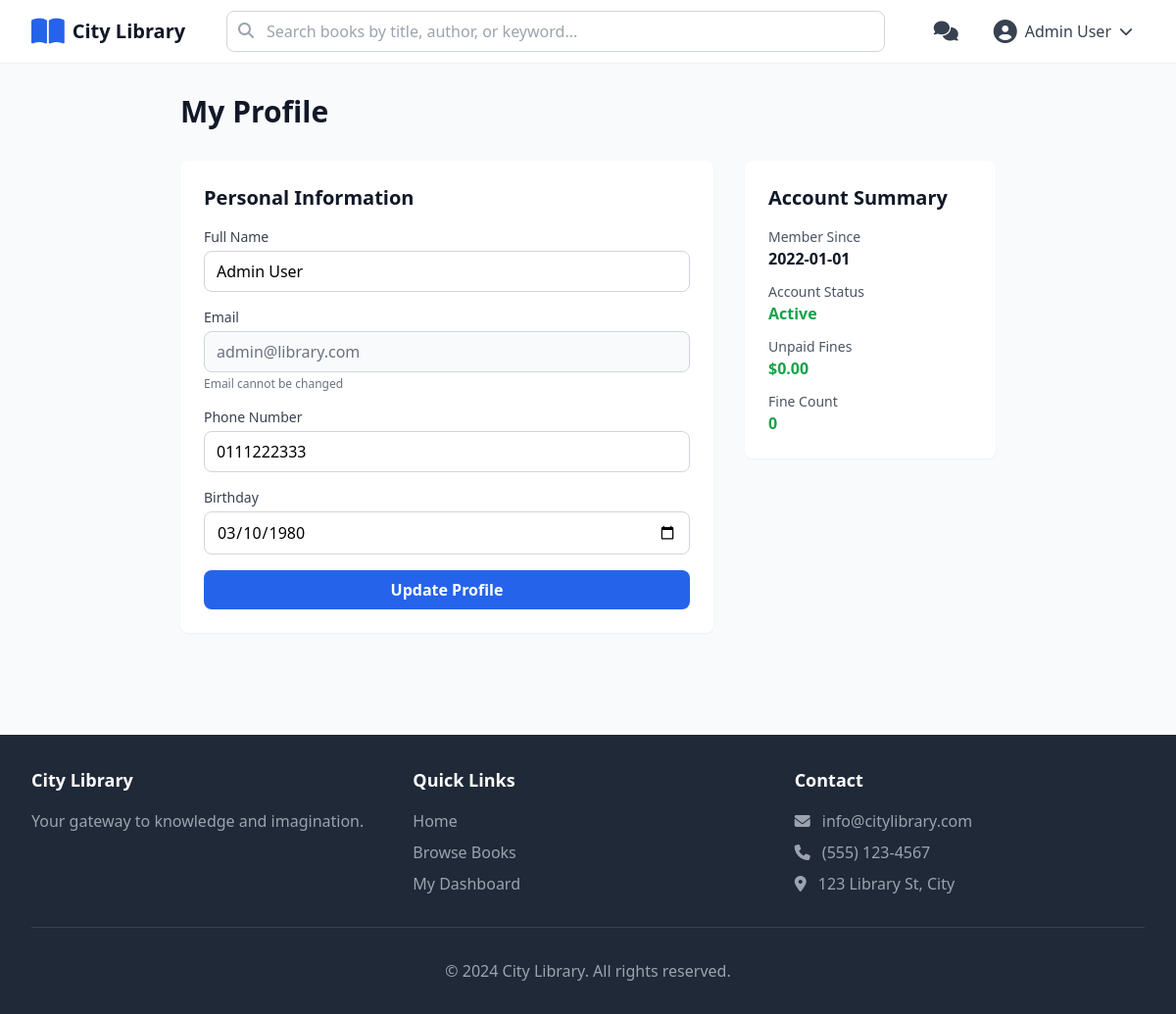
Screenshot of /user/profile (signed in) with the database file from the repository.
### tables this page shows
CREATE TABLE users (
            id TEXT PRIMARY KEY,
            email TEXT UNIQUE NOT NULL,
            password TEXT NOT NULL,
            name TEXT NOT NULL,
            phone TEXT NOT NULL,
            birthday TEXT,
            role TEXT NOT NULL DEFAULT 'user',
            member_since TEXT NOT NULL,
            is_locked INTEGER DEFAULT 0,
            fines REAL DEFAULT 0.0,
            violations INTEGER DEFAULT 0,
            favorites TEXT DEFAULT '[]'
        );

### routes/user_routes.py (the view)
@user_bp.route('/profile', methods=['GET', 'POST'])
@login_required
def profile():
    user = User.get_by_id(session['user_id'])
    if request.method == 'POST':
        name = request.form.get('name')
        phone = request.form.get('phone')
        birthday = request.form.get('birthday')
        success, message = user.update(name, phone, birthday)
        flash(message, 'success' if success else 'error')
    return render_template('pages/user/profile.html', user=user)

### models/chat_message.py (called while the page is built)
    @staticmethod
    def get_unread_count(user_id: str) -> int:
        db = get_db()
        row = db.execute('''
            SELECT COUNT(*) as count FROM chat_messages
            WHERE receiver_id = ? AND is_read = 0
        ''', (user_id,)).fetchone()
        return row['count']

### models/database.py (called while the page is built)
def get_db() -> sqlite3.Connection:
    if 'db' not in g:
        os.makedirs(os.path.dirname(Config.DATABASE_PATH), exist_ok=True)
        g.db = sqlite3.connect(
            Config.DATABASE_PATH,
            detect_types=sqlite3.PARSE_DECLTYPES
        )
        g.db.row_factory = sqlite3.Row
    return g.db

### models/notification.py (called while the page is built)
    @staticmethod
    def get_unread_count(user_id: str) -> int:
        db = get_db()
        row = db.execute('''
            SELECT COUNT(*) as count FROM notifications
            WHERE user_id = ? AND is_read = 0
        ''', (user_id,)).fetchone()
        return row['count']

### models/user.py (called while the page is built)
def _get_admin_class():
    from models.admin import Admin
    return Admin

def get_user_by_role(row_data: dict) -> User:
    role = row_data.get('role', 'user')
    if role == 'admin':
        Admin = _get_admin_class()
        return Admin(**row_data)
    elif role == 'staff':
        Staff = _get_staff_class()
        return Staff(**row_data)
    else:
        return User(**row_data)

    @staticmethod
    def get_user_or_guest(user_id: Optional[str]) -> 'User':
        if not user_id:
            return Guest()
        user = User.get_by_id(user_id)
        return user if user else Guest()

    @staticmethod
    def get_by_id(user_id: str) -> Optional['User']:
        db = get_db()
        row = db.execute(
            'SELECT * FROM users WHERE id = ?',
            (user_id,)
        ).fetchone()
        if not row:
            return None
        return get_user_by_role(dict(row))

### templates/pages/user/profile.html (shortened to what this page needs)
{% extends "layout.html" %}
{% block content %}
<div class="max-w-4xl mx-auto px-4 sm:px-6 lg:px-8 py-8">
    <h1 class="text-3xl font-bold text-gray-900 mb-8">My Profile</h1>
    <div class="grid grid-cols-1 md:grid-cols-3 gap-8">
        <div class="md:col-span-2">
            <div class="bg-white rounded-lg shadow-sm p-6 mb-6">
                <h2 class="text-xl font-semibold text-gray-900 mb-4">Personal Information</h2>
                <form method="POST" action="{{ url_for('user.profile') }}">
                    <div class="space-y-4">
                        <div>
                            <label class="block text-sm font-medium text-gray-700 mb-1">Full Name</label>
                            <input
                                type="text"
                                name="name"
                                value="{{ user.name }}"
                                class="w-full px-3 py-2 border border-gray-300 rounded-lg focus:outline-none focus:ring-2 focus:ring-blue-500"
                            />
                        </div>
                        <div>
                            <label class="block text-sm font-medium text-gray-700 mb-1">Email</label>
                            <input
                                type="email"
                                value="{{ user.email }}"
                                disabled
                                class="w-full px-3 py-2 border border-gray-300 rounded-lg bg-gray-50 text-gray-500"
                            />
                            <p class="text-xs text-gray-500 mt-1">Email cannot be changed</p>
                        </div>
                        <div>
                            <label class="block text-sm font-medium text-gray-700 mb-1">Phone Number</label>
                            <input
                                type="tel"
                                name="phone"
                                value="{{ user.phone }}"
                                class="w-full px-3 py-2 border border-gray-300 rounded-lg focus:outline-none focus:ring-2 focus:ring-blue-500"
                            />
                        </div>
                        <div>
                            <label class="block text-sm font-medium text-gray-700 mb-1">Birthday</label>
                            <input
                                type="date"
                                name="birthday"
                                value="{{ user.birthday }}"
                                class="w-full px-3 py-2 border border-gray-300 rounded-lg focus:outline-none focus:ring-2 focus:ring-blue-500"
                            />
                        </div>
                        <button type="submit" class="w-full py-2 bg-blue-600 text-white rounded-lg hover:bg-blue-700 font-semibold">
                            Update Profile
                        </button>
                    </div>
                </form>
            </div>
        </div>
        <div>
            <div class="bg-white rounded-lg shadow-sm p-6 mb-6">
                <h2 class="text-xl font-semibold text-gray-900 mb-4">Account Summary</h2>
                <dl class="space-y-3">
                    <div>
                        <dt class="text-sm text-gray-600">Member Since</dt>
                        <dd class="font-semibold text-gray-900">{{ user.member_since }}</dd>
                    </div>
                    <div>
                        <dt class="text-sm text-gray-600">Account Status</dt>
                        <dd class="font-semibold {% if user.is_locked %}text-red-600{% else %}text-green-600{% endif %}">
                            {% if user.is_locked %}Locked{% else %}Active{% endif %}
                        </dd>
                    </div>
                    <div>
                        <dt class="text-sm text-gray-600">Unpaid Fines</dt>
                        <dd class="font-semibold {% if user.fines > 0 %}text-red-600{% else %}text-green-600{% endif %}">
                            ${{ "%.2f"|format(user.fines) }}
                        </dd>
                    </div>
                    <div>
                        <dt class="text-sm text-gray-600">Fine Count</dt>
                        <dd class="font-semibold {% if user.violations > 0 %}text-yellow-600{% else %}text-green-600{% endif %}">
                            {{ user.violations }}
                        </dd>
                    </div>
                </dl>
            </div>
        </div>
    </div>
</div>
{% endblock %}

### templates/layout.html (shortened to what this page needs)
<!DOCTYPE html>
<html lang="en">
<head>
    <script src="https://cdn.tailwindcss.com"></script>
    <link rel="stylesheet" href="https://cdnjs.cloudflare.com/ajax/libs/font-awesome/6.4.0/css/all.min.css">
    <link rel="stylesheet" href="{{ url_for('static', filename='css/custom.css') }}">
</head>
<body class="min-h-screen flex flex-col bg-gray-50">
    <header class="bg-white shadow-sm sticky top-0 z-50">
        <div class="max-w-7xl mx-auto px-4 sm:px-6 lg:px-8">
            <div class="flex items-center justify-between h-16">
                <a href="{{ url_for('main.home') }}" class="flex items-center gap-2">
                    <i class="fas fa-book-open text-3xl text-blue-600"></i>
                    <span class="text-xl font-semibold text-gray-900">City Library</span>
                </a>
                <form action="{{ url_for('main.search') }}" method="GET" class="hidden md:flex flex-1 max-w-2xl mx-8">
                    <div class="relative w-full">
                        <input
                            type="text"
                            name="q"
                            placeholder="Search books by title, author, or keyword..."
                            class="w-full px-4 py-2 pl-10 border border-gray-300 rounded-lg focus:outline-none focus:ring-2 focus:ring-blue-500"
                        />
                        <i class="fas fa-search absolute left-3 top-3 text-gray-400"></i>
                    </div>
                </form>
                <div class="hidden md:flex items-center gap-4">
                    {% if not current_user %}
                        <a href="{{ url_for('auth.login') }}" class="px-4 py-2 text-gray-700 hover:text-blue-600">
                            Login
                        </a>
                        <a href="{{ url_for('auth.register') }}" class="px-4 py-2 bg-blue-600 text-white rounded-lg hover:bg-blue-700">
                            Register
                        </a>
                    {% else %}
                        {% if current_user.role in ['staff', 'admin'] %}
                            <button onclick="openChatWindow()" class="relative p-2 text-gray-700 hover:text-blue-600">
                                <i class="fas fa-comments text-xl"></i>
                            </button>
                        {% endif %}
                        <div class="relative" id="userDropdown">
                            <button onclick="toggleUserDropdown()" class="flex items-center gap-2 px-3 py-2 text-gray-700 hover:text-blue-600">
                                <i class="fas fa-user-circle text-2xl"></i>
                                <span>{{ current_user.name }}</span>
                                <i class="fas fa-chevron-down text-sm"></i>
                            </button>
                        </div>
                    {% endif %}
                </div>
            </div>
        </div>
    </header>
    <main class="flex-1">
        {% block content %}{% endblock %}
    </main>
    <footer class="bg-gray-800 text-white mt-12">
        <div class="max-w-7xl mx-auto px-4 sm:px-6 lg:px-8 py-8">
            <div class="grid grid-cols-1 md:grid-cols-3 gap-8">
                <div>
                    <h3 class="text-lg font-semibold mb-4">City Library</h3>
                    <p class="text-gray-400">Your gateway to knowledge and imagination.</p>
                </div>
                <div>
                    <h3 class="text-lg font-semibold mb-4">Quick Links</h3>
                    <ul class="space-y-2 text-gray-400">
                        <li><a href="{{ url_for('main.home') }}" class="hover:text-white">Home</a></li>
                        <li><a href="{{ url_for('main.search') }}" class="hover:text-white">Browse Books</a></li>
                        {% if current_user %}
                        <li><a href="{{ url_for('user.dashboard') }}" class="hover:text-white">My Dashboard</a></li>
                        {% endif %}
                    </ul>
                </div>
                <div>
                    <h3 class="text-lg font-semibold mb-4">Contact</h3>
                    <ul class="space-y-2 text-gray-400">
                        <li><i class="fas fa-envelope mr-2"></i> info@citylibrary.com</li>
                        <li><i class="fas fa-phone mr-2"></i> (555) 123-4567</li>
                        <li><i class="fas fa-map-marker-alt mr-2"></i> 123 Library St, City</li>
                    </ul>
                </div>
            </div>
            <div class="border-t border-gray-700 mt-8 pt-8 text-center text-gray-400">
                <p>&copy; 2024 City Library. All rights reserved.</p>
            </div>
        </div>
    </footer>
</body>
</html>

### static/css/custom.css (style rules this page uses)
* { transition: all 0.2s ease-in-out; }

### rows the page displays
users: name "Admin User", email "admin@library.com", phone "0111222333", birthday "03/10/1980", member_since "2022-01-01", fines "0.00", violations "0"
